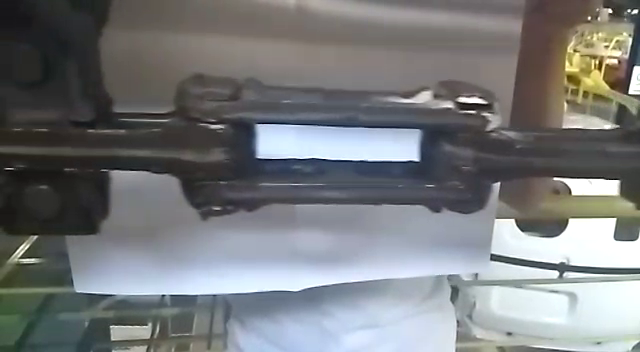
#> input picture frame 69 of img/video2.mp4, 640 x 352 px
$ python folga_corrente1.py
#> lines starting #> are read from the running program, lines starting #| are printed output that depends on the picture; after the words box and inside, x2 and y2 are one past the last pixel; in counts of white or black regions, pixels touching at a corner belong together
import cv2
import time
import numpy as np
import matplotlib.pyplot as plt


def adjust_gamma(image, gamma=1.0):
	# build a lookup table mapping the pixel values [0, 255] to
	# their adjusted gamma values
	invGamma = 1.0 / gamma
	table = np.array([((i / 255.0) ** invGamma) * 255
		for i in np.arange(0, 256)]).astype("uint8")

	# apply gamma correction using the lookup table
	return cv2.LUT(image, table)


cap = cv2.VideoCapture('../img/video2.mp4')
i = 0
y = []
x = []
tam1 = []
tam2 = []
tam3 = []
while(cap.isOpened()):
	i += 1
	ret, frame = cap.read()
#> frame is the input picture: shape (352, 640, 3); mean B, G, R 123.8, 122.2, 119.9
	if frame is None:
		break
	out   = frame.copy()[40:250,70:450]
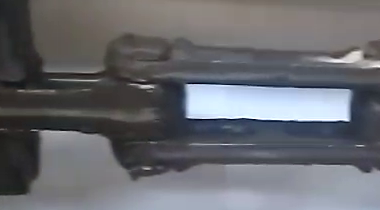
#> out: shape (210, 380, 3); mean B, G, R 110.9, 105.8, 104.5
	frame = cv2.cvtColor(frame, cv2.COLOR_BGR2GRAY)[40:250,70:450]
#> frame: shape (210, 380)
	frame = cv2.equalizeHist(frame)
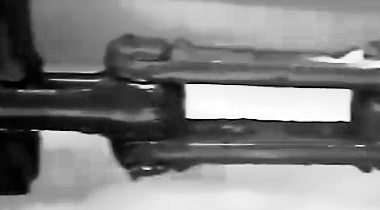
#> frame: shape (210, 380); min 0, max 255, mean 128.5
	frame = adjust_gamma(frame, gamma=0.6)
#> in adjust_gamma, `return cv2.LUT(image, table)`:
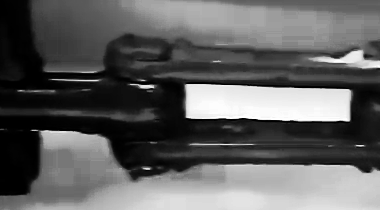
#> returned value: shape (210, 380); min 0, max 255, mean 96.2
	frame = cv2.equalizeHist(frame)
	frame = adjust_gamma(frame, gamma=0.8)
#> call 2 of adjust_gamma, with gamma = 0.8
#> in adjust_gamma (call 2), `return cv2.LUT(image, table)`:
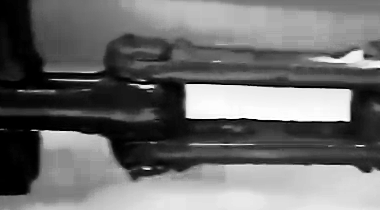
#> returned value: shape (210, 380); min 0, max 255, mean 110
	frame = cv2.equalizeHist(frame)
	frame = cv2.adaptiveThreshold(frame,255,cv2.ADAPTIVE_THRESH_GAUSSIAN_C,cv2.THRESH_BINARY,15,4)
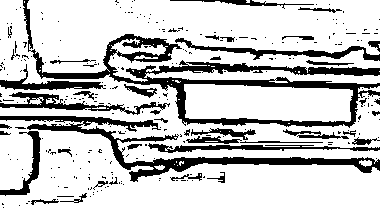
#> frame: shape (210, 380); 77.9% white; 270 black regions (227 under 20 px), largest, box (x1, y1, x2, y2) and area: (23, 0, 380, 128) 6283, (0, 116, 380, 182) 3779, (0, 92, 170, 115) 998
	frame = cv2.Canny(frame, 900, 1000)
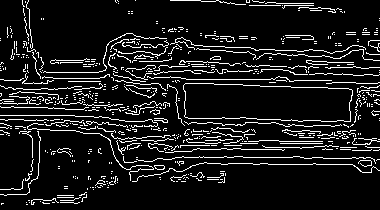
#> frame: shape (210, 380); 10.4% white in thin lines or dots
	frame = frame[80:120,50:300]
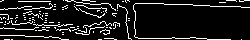
#> frame: shape (40, 250); 11.2% white in thin lines or dots
	# change into uint8
	#frame = cv2.convertScaleAbs(g)

	#_, frame = cv2.threshold(frame, 90,255	,cv2.THRESH_BINARY)
	y.append( np.sum( np.sum(frame) ) )
	x.append( i )
	#plt.plot(x,y)
	#plt.show()
	#print(frame.shape)
	a = range(250)

	if y[i-1] < 250000:
		print('Buraco', i)
		linha1 = frame[15,:]
		linha2 = frame[20,:]
		linha3 = frame[25,:]

		dists = np.squeeze(np.argwhere(linha1 == 255))
		dif = np.diff(dists)
		mx = np.max(dif)
		idx_dif = np.argwhere(dif == mx)
		init = np.squeeze(dists[idx_dif])
		end = np.squeeze(dists[idx_dif+1])
		print(mx)

		if mx > 100:
			tam1.append(mx)
			cv2.line(out,(init+50, 15+80),(end+50,15+80),(255,0,0), 2)

		dists = np.squeeze(np.argwhere(linha2 == 255))
		dif = np.diff(dists)
		mx = np.max(dif)
		idx_dif = np.argwhere(dif == mx)
		init = np.squeeze(dists[idx_dif])
		end = np.squeeze(dists[idx_dif+1])
		print(mx)

		if mx > 100:
			tam2.append(mx)
			cv2.line(out,(init+50, 20+80),(end+50,20+80),(0,0,255), 2)

		dists = np.squeeze(np.argwhere(linha3 == 255))
		dif = np.diff(dists)
		mx = np.max(dif)
		idx_dif = np.argwhere(dif == mx)
		init = np.squeeze(dists[idx_dif])
		end = np.squeeze(dists[idx_dif+1])
		print(mx)

		if mx > 100:
			tam3.append(mx)
			cv2.line(out,(init+50, 25+80),(end+50,25+80),(0,255,0), 2)

	else:
		if len(tam1) != 0:
			plt.plot(tam1)
			plt.plot(tam2)
			plt.plot(tam3)
			plt.show()
		tam1 = []
		tam2 = []
		tam3 = []

	cv2.imshow("Image", frame)
	cv2.imshow("Image1", out)
	if cv2.waitKey(1) & 0xFF == ord('q'):
#> (key q is pressed here)
		break
	time.sleep(0.03)
